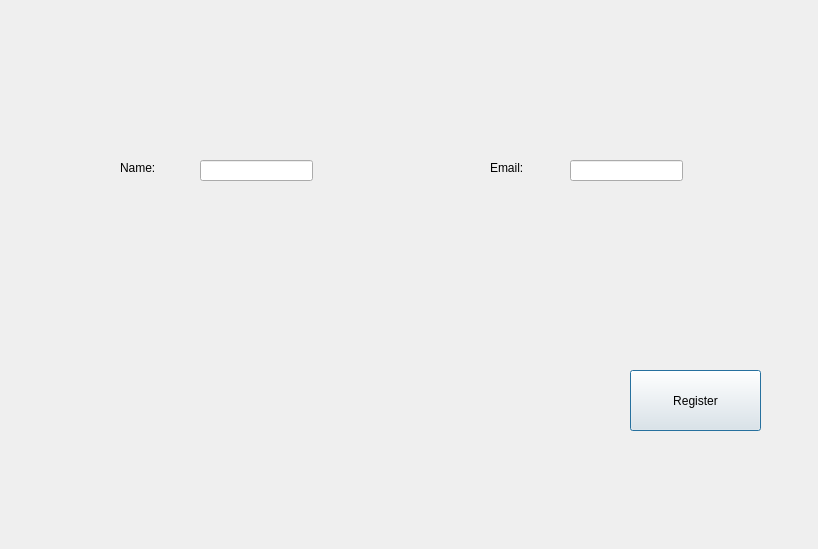
<?xml version="1.0" encoding="UTF-8"?>
<ui version="4.0">
 <class>registerseller</class>
 <widget class="QDialog" name="registerseller">
  <property name="geometry">
   <rect>
    <x>0</x>
    <y>0</y>
    <width>818</width>
    <height>549</height>
   </rect>
  </property>
  <property name="windowTitle">
   <string>Dialog</string>
  </property>
  <widget class="QLabel" name="label_4">
   <property name="geometry">
    <rect>
     <x>490</x>
     <y>160</y>
     <width>58</width>
     <height>16</height>
    </rect>
   </property>
   <property name="text">
    <string>Email:</string>
   </property>
  </widget>
  <widget class="QLineEdit" name="email">
   <property name="geometry">
    <rect>
     <x>570</x>
     <y>160</y>
     <width>113</width>
     <height>21</height>
    </rect>
   </property>
  </widget>
  <widget class="QPushButton" name="register_2">
   <property name="geometry">
    <rect>
     <x>630</x>
     <y>370</y>
     <width>131</width>
     <height>61</height>
    </rect>
   </property>
   <property name="text">
    <string>Register</string>
   </property>
  </widget>
  <widget class="QLineEdit" name="name">
   <property name="geometry">
    <rect>
     <x>200</x>
     <y>160</y>
     <width>113</width>
     <height>21</height>
    </rect>
   </property>
  </widget>
  <widget class="QLabel" name="label">
   <property name="geometry">
    <rect>
     <x>120</x>
     <y>160</y>
     <width>58</width>
     <height>16</height>
    </rect>
   </property>
   <property name="text">
    <string>Name:</string>
   </property>
  </widget>
 </widget>
 <resources/>
 <connections/>
</ui>
